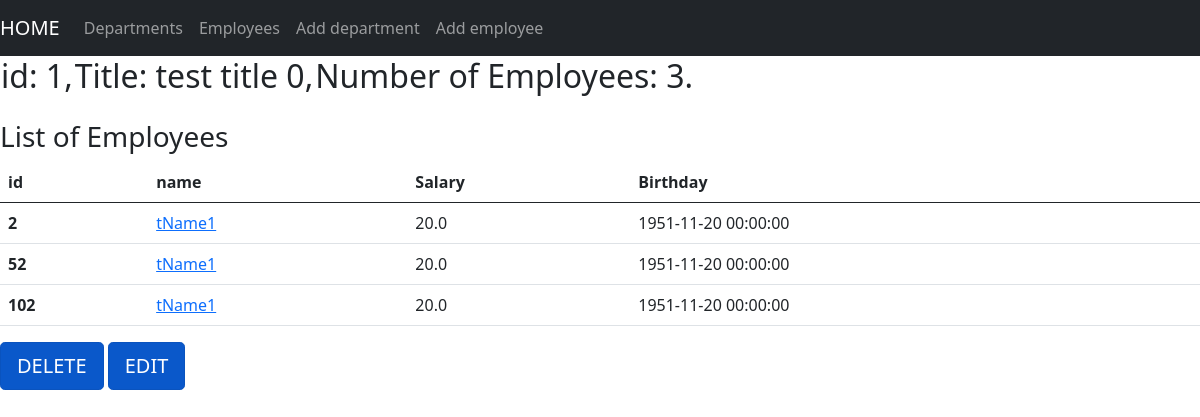
The page /view/departments/1 on the database its author committed.
### models/models.py (models this page shows, shortened)
class Department(db.Model):
    id_dept = db.Column(db.Integer, primary_key=True, autoincrement=True)
    title = db.Column(db.String(140))
    employees = db.relationship('Employee', backref='employee_department')

class Employee(db.Model):
    id_empl = db.Column(db.Integer, primary_key=True, autoincrement=True)
    name = db.Column(db.String(140))
    salary = db.Column(db.Float)
    birthday = db.Column(db.DateTime)
    id_empl_dept = db.Column(db.Integer, db.ForeignKey('department.id_dept'))

### views/view_departments.py (the view)
@view_departments_blueprint.route('/<int:id_dept>')
def department_item(id_dept):
    department = get_department(id_dept)
    return render_template('department.html', department=department)

### service/crud.py (called while the page is built)
def get_department(id_dept):
    department = Department.query.filter(Department.id_dept == id_dept).first()
    if department:
        average_salary = get_average_salary(id_dept)
        to_return = {'id': department.id_dept, 'title': department.title, 'average salary': average_salary,
                     'employees': [{'id': employee.id_empl, 'name': employee.name, 'salary': employee.salary, 'birthday': employee.birthday} for employee in
                                   department.employees]}
        return to_return
    else:
        return None

def get_average_salary(id_dept):
    department = Department.query.filter_by(id_dept=id_dept).first()
    employees = department.employees
    salary = 0
    for employee in employees:
        salary += employee.salary
    average = 0 if len(employees) == 0 else (salary / len(employees)).__round__(2)
    return average

### views/templates/department.html (shortened to what this page needs)
{% extends 'base.html' %}
{% block content %}
<table>
    <tr>
        <td><h2>id: {{ department['id'] }},  </h2></td><td><h2>Title: {{ department['title'] }},  </h2></td><td><h2>Number of Employees: {{ department['employees']|length }}.</h2></td>
    </tr>
</table>
{% if department['employees']|length>0 %}
<h3> List of Employees </h3>
<table class="table">
    <thead>
      <tr>
        <th scope="col">id</th>
        <th scope="col">name</th>
        <th scope="col">Salary</th>
        <th scope="col">Birthday</th>
      </tr>
    </thead>
    <tbody>
    {% for employee in department['employees'] %}
      <tr>
        <th scope="row">{{ employee['id'] }}</th>
        <td>
          <a href="{{url_for('view_employees.employee_item', id_empl = employee.id)}}">{{ employee['name'] }}</a>  </td>
        <td>{{ employee['salary'] }}</td>
        <td>{{ employee['birthday'] }}</td>
      </tr>
      {% endfor %}
    </tbody>
  </table>
{% endif %}
<a href="{{ url_for('view_departments.delete_department', id_dept =department.id) }}" class="btn btn-primary btn-lg active" role="button" aria-pressed="true">DELETE</a>
<a href="{{ url_for('view_departments.edit_department', id_dept =department.id) }}" class="btn btn-primary btn-lg active" role="button" aria-pressed="true">EDIT</a>
{% endblock %}

### templates/base.html (shortened to what this page needs)
<!DOCTYPE html>
<html lang="en" dir="ltr">
  <head>
  <link href="https://cdn.jsdelivr.net/npm/bootstrap@5.0.1/dist/css/bootstrap.min.css" rel="stylesheet">
  </head>
  <body>
  <nav class="navbar navbar-expand-lg navbar-dark bg-dark">
    <a class="navbar-brand" href="/">HOME</a>
    <div class="collapse navbar-collapse" id="navbarSupportedContent">
        <ul class="navbar-nav mr-auto">
          <li class="nav-item active">
            <a class="nav-link" href="{{url_for('view_departments.departments_list')}}">Departments </a>
          </li>
          <li class="nav-item active">
            <a class="nav-link" href="{{url_for('view_employees.employees_list')}}">Employees </a>
          </li>
          <li class="nav-item active">
            <a class="nav-link" href="{{url_for('view_departments.create_department')}}">Add department </a>
          </li>
          <li class="nav-item active">
            <a class="nav-link" href="{{url_for('view_employees.create_employee')}}">Add employee </a>
          </li>
        </ul>
      </div>
  </nav>
    {% block content %}
    {% endblock %}
  </body>
</html>

### rows shown on the page
Department: title "test title 0"
Employee: id "2", name "tName1", salary "20.0", birthday "1951-11-20 00:00:00"
Employee: id "52", name "tName1", salary "20.0", birthday "1951-11-20 00:00:00"
Employee: id "102", name "tName1", salary "20.0", birthday "1951-11-20 00:00:00"

### other values the page prints
{{ department['id'] }} "1"
{{ department['employees']|length }} "3"
